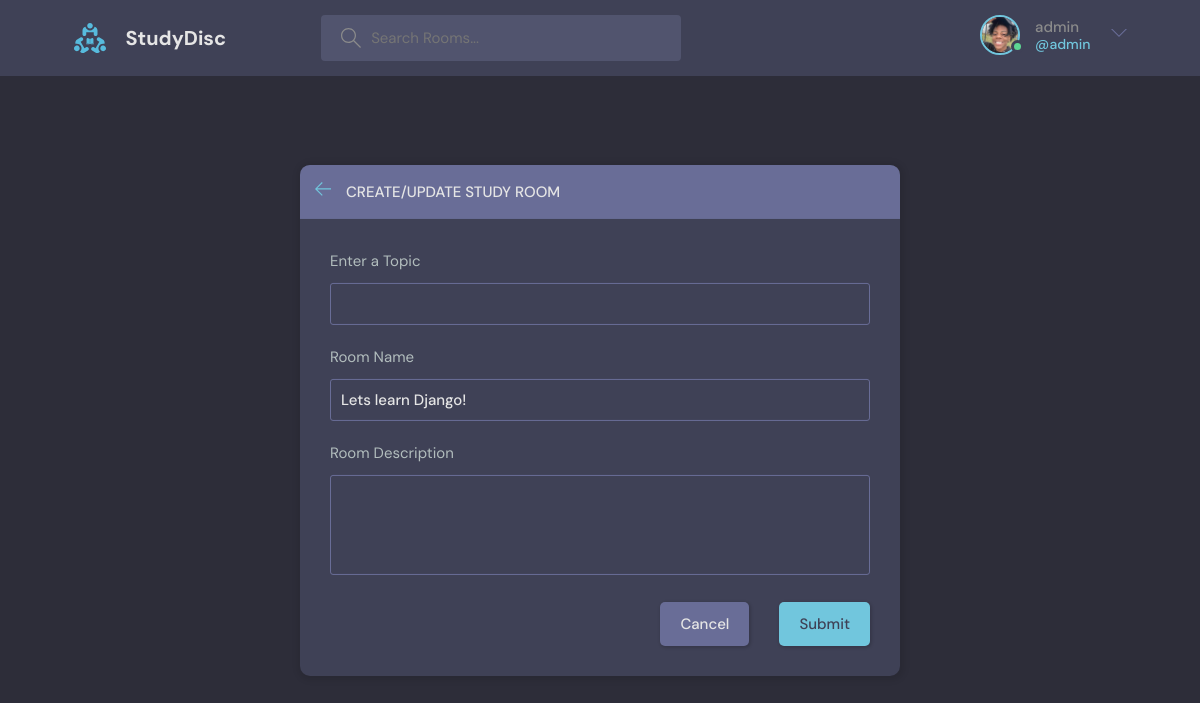
The app's page /update-room/1/ (signed in) with its own data.
### base/models.py (models this page shows, shortened)
class User(AbstractUser):
    name = models.CharField(max_length=200, null=True)
    email = models.EmailField(unique=True, null=True)
    bio = models.TextField(null=True)
    avatar = models.ImageField(null = True, default="avatar.svg")
    USERNAME_FIELD = 'email'
    REQUIRED_FIELDS = []

class Room(models.Model):
    host = models.ForeignKey(User, on_delete=models.SET_NULL, null=True)
    topic = models.ForeignKey(Topic, on_delete=models.SET_NULL, null=True)
    name = models.CharField(max_length=200)
    description = models.TextField(null=True, blank=True)
    participants = models.ManyToManyField(User, related_name='participants', blank=True)
    updated = models.DateTimeField(auto_now=True)
    created = models.DateTimeField(auto_now_add=True)
    class Meta:
        ordering = ['-updated', '-created']

### base/views.py (the view, shortened to what this page needs)
# urls.py: path('update-room/<str:pk>/', views.updateRoom, name="update-room"),
@login_required(login_url='login')
def updateRoom(request, pk):
    room = Room.objects.get(id=pk)
    topics = Topic.objects.all()
    form = RoomForm(instance=room)
    if request.user != room.host:
        return HttpResponse('You are not allowed to edit')
    context={'form': form, 'topics': topics, 'room': "room"}
    return render(request, 'base/room_form.html', context)

### base/forms.py
class RoomForm(ModelForm):
    class Meta:
        model = Room
        fields = '__all__'
        exclude = ['host', 'participants']

### base/templates/base/room_form.html (shortened to what this page needs)
{% extends 'main.html' %} {% block content %}
<main class="create-room layout">
    <div class="container">
        <div class="layout__box">
            <div class="layout__boxHeader">
                <div class="layout__boxTitle">
                    <a href="{% url 'home' %}">
                        <svg
                            version="1.1"
                            xmlns="http://www.w3.org/2000/svg"
                            width="32"
                            height="32"
                            viewBox="0 0 32 32"
                        >
                            <title>arrow-left</title>
                            <path
                                d="M13.723 2.286l-13.723 13.714 13.719 13.714 1.616-1.611-10.96-10.96h27.625v-2.286h-27.625l10.965-10.965-1.616-1.607z"
                            ></path>
                        </svg>
                    </a>
                    <h3>Create/Update Study Room</h3>
                </div>
            </div>
            <div class="layout__body">
                <form class="form" method="POST" action="">
                    <div class="form__group">
                        <label for="room_topic">Enter a Topic</label>
                        <input
                            required
                            type="text"
                            value="{{room.topic.name}}"
                            name="topic"
                            list="topic-list"
                        />
                    </div>
                    <div class="form__group">
                        <label for="room_name">Room Name</label>
                        {{form.name}}
                    </div>
                    <div class="form__group">
                        <label for="room_description">Room Description</label>
                        {{form.description}}
                    </div>
                    <div class="form__action">
                        <a class="btn btn--dark" href="{% url 'home' %}"
                            >Cancel</a
                        >
                        <button class="btn btn--main" type="submit">
                            Submit
                        </button>
                    </div>
                </form>
            </div>
        </div>
    </div>
</main>
{% endblock %}

### templates/navbar.html (shortened to what this page needs)
{% load static %}
<header class="header header--loggedIn">
    <div class="container">
        <a href="{% url 'home' %}" class="header__logo">
            <img src="{% static 'images/logo.svg' %}" />
            <h1>StudyDisc</h1>
        </a>
        <form class="header__search" method="GET" action="{% url 'home' %}">
            <label>
                <input name="q" placeholder="Search Rooms..." />
            </label>
        </form>
        <nav class="header__menu">
            {% if request.user.is_authenticated %}
            <div class="header__user">
                <a href="{% url 'update-user' %}">
                    <div class="avatar avatar--medium active">
                        <img src="{{request.user.avatar.url}}" />
                    </div>
                    <p>
                        {{request.user.username}}
                        <span>@{{request.user.username}}</span>
                    </p>
                </a>
                <button class="dropdown-button">
                    <svg
                        version="1.1"
                        xmlns="http://www.w3.org/2000/svg"
                        width="32"
                        height="32"
                        viewBox="0 0 32 32"
                    >
                        <title>chevron-down</title>
                        <path
                            d="M16 21l-13-13h-3l16 16 16-16h-3l-13 13z"
                        ></path>
                    </svg>
                </button>
            </div>
            {% else %}
            <a href="{% url 'login'  %}">
                <img src="{% static 'images/avatar.svg' %}" />
                <p>Login</p>
            </a>
            {% endif %}
        </nav>
    </div>
</header>

### records on screen
User: user.avatar (picture), user.username "admin"
Room: name "Lets learn Django!"
